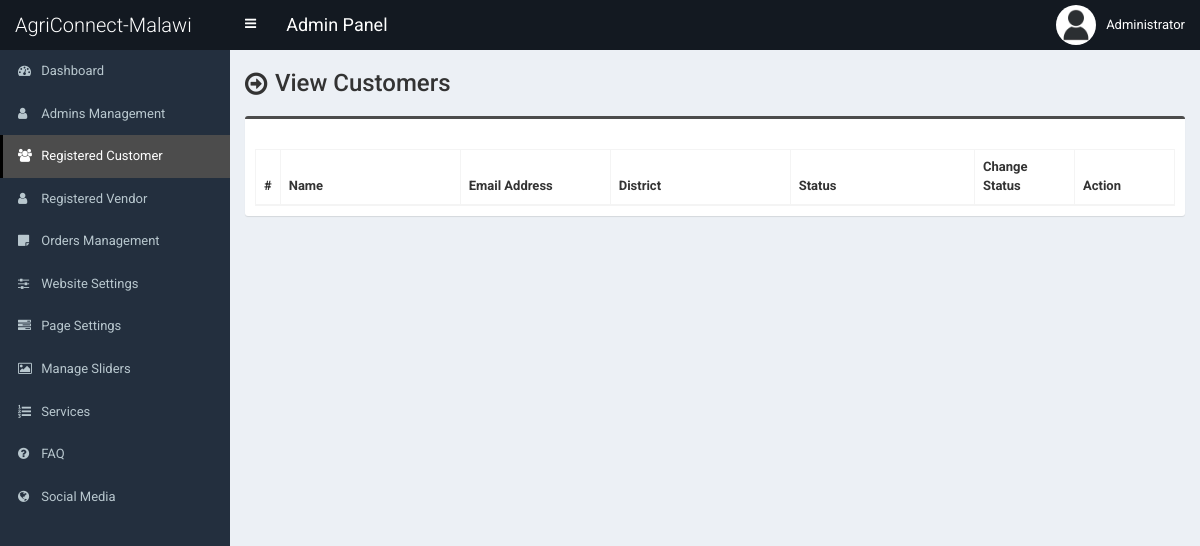
/admin/customer.php (signed in), run on an earlier commit of the app's database.
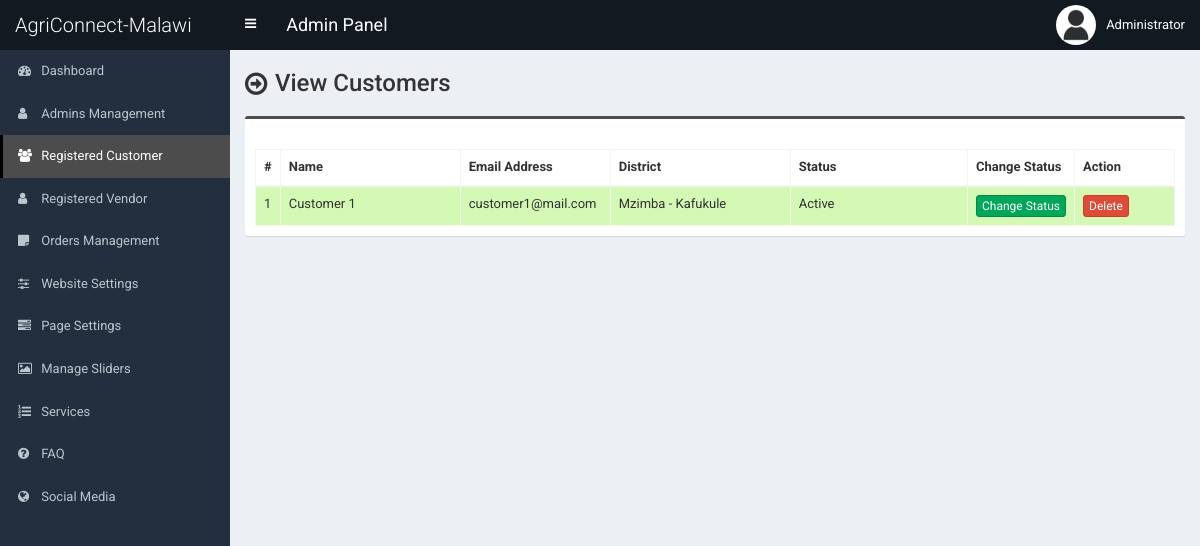
And on a later commit of the database.
### tables this page shows
CREATE TABLE IF NOT EXISTS `tbl_customer` (
  `cust_id` int NOT NULL AUTO_INCREMENT,
  `cust_name` varchar(100) DEFAULT NULL,
  `cust_cname` varchar(100) DEFAULT NULL,
  `cust_email` varchar(100) DEFAULT NULL,
  `cust_phone` varchar(50) DEFAULT NULL,
  `cust_country` int DEFAULT NULL,
  `cust_address` text,
  `cust_city` varchar(100) DEFAULT NULL,
  `cust_state` varchar(100) DEFAULT NULL,
  `cust_zip` varchar(30) DEFAULT NULL,
  `cust_b_name` varchar(100) DEFAULT NULL,
  `cust_b_cname` varchar(100) DEFAULT NULL,
  `cust_b_phone` varchar(50) DEFAULT NULL,
  `cust_b_country` int DEFAULT NULL,
  `cust_b_address` text,
  `cust_b_city` varchar(100) DEFAULT NULL,
  `cust_b_state` varchar(100) DEFAULT NULL,
  `cust_b_zip` varchar(30) DEFAULT NULL,
  `cust_s_name` varchar(100) DEFAULT NULL,
  `cust_s_cname` varchar(100) DEFAULT 'None',
  `cust_s_phone` varchar(50) DEFAULT NULL,
  `cust_s_country` int DEFAULT NULL,
  `cust_s_address` text,
  `cust_s_city` varchar(100) DEFAULT NULL,
  `cust_s_state` varchar(100) DEFAULT NULL,
  `cust_s_zip` varchar(30) DEFAULT NULL,
  `cust_password` varchar(100) DEFAULT NULL,
  `cust_token` varchar(255) DEFAULT NULL,
  `cust_datetime` varchar(100) DEFAULT NULL,
  `cust_timestamp` varchar(100) DEFAULT NULL,
  `cust_status` int DEFAULT NULL,
  `acc_type` varchar(50) NOT NULL DEFAULT 'Customer',
  `farm_type` varchar(50) NOT NULL,
  PRIMARY KEY (`cust_id`)
);

### admin/customer.php (the view, shortened to what this page needs)
<?php require_once('header.php'); ?>
<section class="content-header">
	<div class="content-header-left">
		<h1>View Customers</h1>
	</div>
</section>
<section class="content">
	<div class="row">
		<div class="col-md-12">
			<div class="box box-info">
				<div class="box-body table-responsive">
					<table id="example1" class="table table-bordered table-hover table-striped">
						<thead>
							<tr>
								<th width="10">#</th>
								<th width="180">Name</th>
								<th width="150">Email Address</th>
								<th width="180">District</th>
								<th>Status</th>
								<th width="100">Change Status</th>
								<th width="100">Action</th>
							</tr>
						</thead>
						<tbody>
							<?php
							$i=0;
							$statement = $pdo->prepare("SELECT *
														FROM tbl_customer WHERE acc_type='customer'
													");
							$statement->execute();
							$result = $statement->fetchAll(PDO::FETCH_ASSOC);
							foreach ($result as $row) {
								$i++;
								?>
								<tr class="<?php if($row['cust_status']==1) {echo 'bg-g';}else {echo 'bg-r';} ?>">
									<td><?php echo $i; ?></td>
									<td><?php echo $row['cust_name']; ?></td>
									<td><?php echo $row['cust_email']; ?></td>
									<td>
										<?php echo $row['cust_city']; ?><br>
									</td>
									<td><?php if($row['cust_status']==1) {echo 'Active';} else {echo 'Inactive';} ?></td>
									<td>
										<a href="customer-change-status.php?id=<?php echo $row['cust_id']; ?>" class="btn btn-success btn-xs">Change Status</a>
									</td>
									<td>
										<a href="#" class="btn btn-danger btn-xs" data-href="customer-delete.php?id=<?php echo $row['cust_id']; ?>" data-toggle="modal" data-target="#confirm-delete">Delete</a>
									</td>
								</tr>
								<?php
							}
							?>
						</tbody>
					</table>
				</div>
			</div>
		</div>
	</div>
</section>
<?php require_once('footer.php'); ?>

What changed in the data, as far as the page shows it:
added tbl_customer: cust_name "Customer 1", cust_email "customer1@mail.com", cust_city "Mzimba - Kafukule", cust_status "Active"
